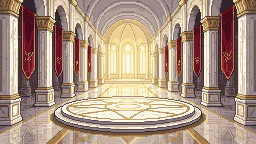
#> input picture art-src/hof/league.png, 256 x 144 px; its folder holds only this picture in this run
$ python process.py
#> lines starting #> are read from the running program, lines starting #| are printed output that depends on the picture
#!/usr/bin/env python3
"""Turn the raw Retro Diffusion downloads (art-src/raw/) into the 2D art the app ships (art/2d/).

    python3 art-src/process.py

Needs Pillow. Everything here is free local clean-up: background cut-outs, trimming, the per-region trophy
recolours, clear window glass (the app paints the sky behind it), and two floors drawn from code.
"""
import colorsys, random
from collections import Counter, deque
from pathlib import Path
from PIL import Image

ROOT = Path(__file__).resolve().parent.parent
RAW, OUT = ROOT / "art-src" / "raw", ROOT / "art" / "2d"


def rgba(p):
    return Image.open(p).convert("RGBA")


# [21 lines left out: function flood_clear, not called in this run]


def border(im):
    W, H = im.size
    return [(x, 0) for x in range(W)] + [(x, H - 1) for x in range(W)] + [(0, y) for y in range(H)] + [(W - 1, y) for y in range(H)]


# [36 lines left out: functions cutout, keep_main, not called in this run]


def save(im, rel):
    p = OUT / rel
    p.parent.mkdir(parents=True, exist_ok=True)
    if im.mode == "RGBA" and im.getextrema()[3][0] == 255:
        im = im.convert("RGB")
    im.save(p, optimize=True)


def hexrgb(h):
    return tuple(int(h[i:i + 2], 16) for i in (1, 3, 5))


# ---------- Hall of Fame ----------
for p in sorted((RAW / "hof").glob("*.png")):
    im = Image.open(p).convert("RGB")
#> im is the input picture: PIL image 256x144 RGB; mean R, G, B 172.7, 148.5, 130.9
    if p.stem.startswith("cave"):   # thin cyan lines down both edges
        px = im.load()
        for y in range(im.height):
            px[0, y] = px[1, y] = px[2, y]
            px[im.width - 1, y] = px[im.width - 2, y] = px[im.width - 3, y]
    save(im, f"hof/{p.stem}.png")

# ---------- furniture ----------
REGION_COL = {1: ("#d8423a", "#7a1a14"), 2: ("#c9a227", "#6b5310"), 3: ("#2f9e62", "#164e33"), 4: ("#5b6fd6", "#25307a"),
              5: ("#3a3a44", "#111116"), 6: ("#2f8fd6", "#174a7a"), 7: ("#ff8a3d", "#a23c16"), 8: ("#9c3fd6", "#4a1670"), 9: ("#e2413b", "#6a2bd6"),
              "tower": ("#8a96ad", "#3e4656")}   # the Battle Tower trophy: steel
KEEP_MAIN = {"plant"}   # a stray tuft of grass came along under the pot
HANG = {"cobweb": 56}   # hangs high on the wall: transparent space below it (art pixels)
# The Badge Case came with made-up badges: repaint the velvet with eight empty slots (3 + 3 + 2). The app draws the
# real badges into them; BADGE_SLOTS in src/app.html are these centres after trimming (here minus the 7, 6 margin).
BADGE_SLOTS = [(20, 23), (33, 23), (46, 23), (20, 36), (33, 36), (46, 36), (26.5, 49), (39.5, 49)]


# [12 lines left out: function badge_case, not called in this run]


for p in sorted((RAW / "furn").glob("*.png")):
    im = rgba(p)
    if p.stem == "badgecase":
        im = badge_case(im)
    im = cutout(im)
    if p.stem in KEEP_MAIN:
        im = keep_main(im)
    if p.stem == "cobweb" and im.width > 32:   # one tile wide: trim the outer threads
        x0 = (im.width - 32)//2
        im = im.crop((x0, 0, x0 + 32, im.height))
    if p.stem in HANG:
        c = Image.new("RGBA", (im.width, im.height + HANG[p.stem]), (0, 0, 0, 0))
        c.paste(im, (0, 0))
        im = c
    if p.stem != "trophy":
        save(im, f"furn/{p.stem}.png")
        continue
    # the trophy's red plinth takes each region's colours; the gold cup stays gold
    for g, (main, dark) in REGION_COL.items():
        t = im.copy()
        px = t.load()
        hm, hd = colorsys.rgb_to_hsv(*[c / 255 for c in hexrgb(main)]), colorsys.rgb_to_hsv(*[c / 255 for c in hexrgb(dark)])
        for y in range(t.height):
            for x in range(t.width):
                r, gg, b, a = px[x, y]
                if not a:
                    continue
                h, s, v = colorsys.rgb_to_hsv(r / 255, gg / 255, b / 255)
                if s > .35 and (h < .045 or h > .95) and v > .2:   # red, not the orange-gold of the cup
                    k = min(1, v / .85)
                    nh, ns, nv = hm[0], hm[1], hd[2] + (hm[2] - hd[2])*k
                    rr, ng, nb = colorsys.hsv_to_rgb(nh, ns, nv)
                    px[x, y] = (int(rr*255), int(ng*255), int(nb*255), a)
        save(t, f"furn/trophy{g}.png")

# ---------- animated furniture (Retro Diffusion animations, raw/anim/<id>.gif) ----------
# Every frame loses its flat backdrop the same way as the stills; stray specks are dropped; all frames are cropped to
# one shared box. Writes furn/<id>.png (the first frame, used for the Shop and as the still) and anim/<id>.png (the
# frames side by side, each the size of the still).
# [19 lines left out: function drop_specks, not called in this run]


from PIL import ImageSequence
for p in sorted((RAW / "anim").glob("*.gif")):
    frames = []
    for f in ImageSequence.Iterator(Image.open(p)):
        im = f.convert("RGBA")
        for _ in range(2):
            im = flood_clear(im, border(im), 40)
        im = flood_clear(im, border(im), 36, ref=(247, 251, 254))   # the animator's pale backdrop, when it survives
        frames.append(drop_specks(im))
    box = None
    for f in frames:
        bb = f.getbbox()
        if bb:
            box = bb if box is None else (min(box[0], bb[0]), min(box[1], bb[1]), max(box[2], bb[2]), max(box[3], bb[3]))
    frames = [f.crop(box) for f in frames]
    w, h = frames[0].size
    sheet = Image.new("RGBA", (w * len(frames), h), (0, 0, 0, 0))
    for i, f in enumerate(frames):
        sheet.paste(f, (i * w, 0))
    save(frames[0], f"furn/{p.stem}.png")
    save(sheet, f"anim/{p.stem}.png")

# ---------- badges (for the Badge Cases) ----------
# raw/badge/<g>-<k>.png: the games' badges from PokéAPI's sprite collection (Kanto–Kalos), shrunk to 48 px.
# raw/badge/sheet<g>.png: Retro Diffusion sheets of eight 32 px badges in Gym order for Alola, Galar and Paldea.
for p in sorted((RAW / "badge").glob("*-*.png")):
    im = rgba(p)
    im = im.crop(im.getbbox())
    im.thumbnail((48, 48), Image.LANCZOS)
    save(im, f"badge/{p.stem}.png")
for p in sorted((RAW / "badge").glob("sheet*.png")):
    g, sh = p.stem[5:], rgba(p)
    for k in range(8):
        cell = cutout(sh.crop((k*32, 0, k*32 + 32, 32)))
        save(cell, f"badge/{g}-{k}.png")

# ---------- house fronts (seen from the yards) ----------
# Each raw picture is a repeating piece of roof + front wall. Keep the rows from the ridge to the foundation and make the
# roof taller by repeating one band of tiles, so the house front is exactly as tall as a room (wall + floor, 213 px)
# plus 10 px of roof above. HOUSE_ROWS: ridge row, bottom row, the band of roof rows to repeat, columns to keep.
HOUSE_H = 223
# The cottage was made to repeat; the others are cut where the left and right columns match best (seam()).
HOUSE_ROWS = {"cottage": (47, 210, (110, 130), (0, 256)), "brick": (53, 224, (64, 86), (0, 256)),
              "villa": (33, 224, (54, 86), (0, 256)), "cabin": (50, 208, (62, 82), (62, 226))}


# [9 lines left out: function seam, not called in this run]


for p in sorted((RAW / "house").glob("*.png")):
    top, bot, (b0, b1), (x0, x1) = HOUSE_ROWS[p.stem]
    if p.stem != "cottage":
        x0, x1 = seam(rgba(p), x0, x1, top, bot)
    im = rgba(p).crop((x0, 0, x1, 224))
    parts = [im.crop((0, top, im.width, b1))]
    n = HOUSE_H - (bot - top)
    while n > 0:
        band = im.crop((0, b0, im.width, b0 + min(n, b1 - b0)))
        parts.append(band)
        n -= band.height
    parts.append(im.crop((0, b1, im.width, bot)))
    out = Image.new("RGBA", (im.width, sum(q.height for q in parts)))
    y = 0
    for q in parts:
        out.paste(q, (0, y))
        y += q.height
    save(out, f"house/{p.stem}.png")
    # for the Home's rows: the roof that covers the house rooms seen from the yards (ridge, then rows of tiles, as tall as
    # a room: 216 px) and the front wall (the bottom 83 px: as tall as a room's back wall) behind the front yard
    roof = [im.crop((0, top, im.width, b0))]
    n = 216 - roof[0].height
    while n > 0:
        band = im.crop((0, b0, im.width, b0 + min(n, b1 - b0))); roof.append(band); n -= band.height
    r = Image.new("RGBA", (im.width, 216)); y = 0
    for q in roof: r.paste(q, (0, y)); y += q.height
    save(r, f"house/{p.stem}_roof.png")
    save(im.crop((0, bot - 83, im.width, bot)), f"house/{p.stem}_front.png")

# ---------- rooms ----------
R = RAW / "room"
save(rgba(R / "wall_hall.png"), "room/wall_hall.png")
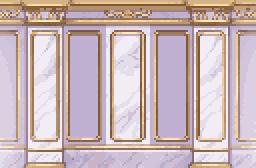
#> input picture art-src/raw/room/wall_hall.png, 128 x 84 px (shown 2 times larger)
#> in save, im is the input picture: PIL image 128x84 RGB; mean R, G, B 200.9, 182.1, 184.5
save(rgba(R / "wall_kitchen.png"), "room/wall_kitchen.png")
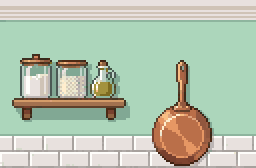
#> input picture art-src/raw/room/wall_kitchen.png, 128 x 84 px (shown 2 times larger)
#> in save, im is the input picture: PIL image 128x84 RGB; mean R, G, B 181.8, 196, 175.5
save(rgba(R / "wall_bedroom.png"), "room/wall_bedroom.png")
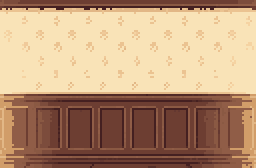
#> input picture art-src/raw/room/wall_bedroom.png, 128 x 84 px (shown 2 times larger)
#> in save, im is the input picture: PIL image 128x84 RGB; mean R, G, B 186.1, 150.8, 119.8
# the living-room wall came with a strip of floor at the bottom: keep the wall, rebuild the baseboard
lv = rgba(R / "wall_living.png")
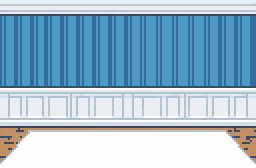
#> input picture art-src/raw/room/wall_living.png, 128 x 84 px (shown 2 times larger)
wall = Image.new("RGBA", (128, 84))
#> wall: PIL image 128x84 RGBA; every value is 0
wall.paste(lv.crop((0, 0, 128, 8)), (0, 0))                       # crown molding
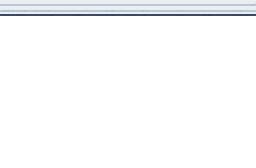
#> wall: PIL image 128x84 RGBA (shown 2 times larger); mean R, G, B, A 19.1, 19.8, 20.7, 24.3; transparent parts drawn white
paper = lv.crop((0, 8, 128, 44))
for y in range(8, 59, 36):
    wall.paste(paper, (0, y))                                     # wallpaper, a little taller
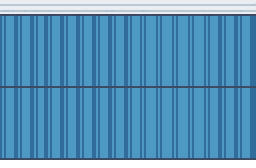
#> wall: PIL image 128x84 RGBA (shown 2 times larger); mean R, G, B, A 76.7, 136.2, 173.8, 242.9; transparent parts drawn white
wall.paste(lv.crop((0, 44, 128, 61)), (0, 59))                    # wainscot + chair rail
wpx = wall.load()
for x in range(128):
    wpx[x, 76] = (178, 193, 206, 255)
    for y in range(77, 84):
        wpx[x, y] = (246, 248, 250, 255) if y < 82 else (150, 160, 172, 255)
save(wall, "room/wall_living.png")
#> in save (call 5), `im = im.convert("RGB")`:
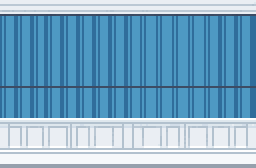
#> im: PIL image 128x84 RGB (shown 2 times larger); mean R, G, B 124.9, 169.5, 198.4

for n in ["win_bedroom", "win_living", "win_hall", "win_kitchen"]:
#> (the run stopped early here; a loop or call above may not have finished)
